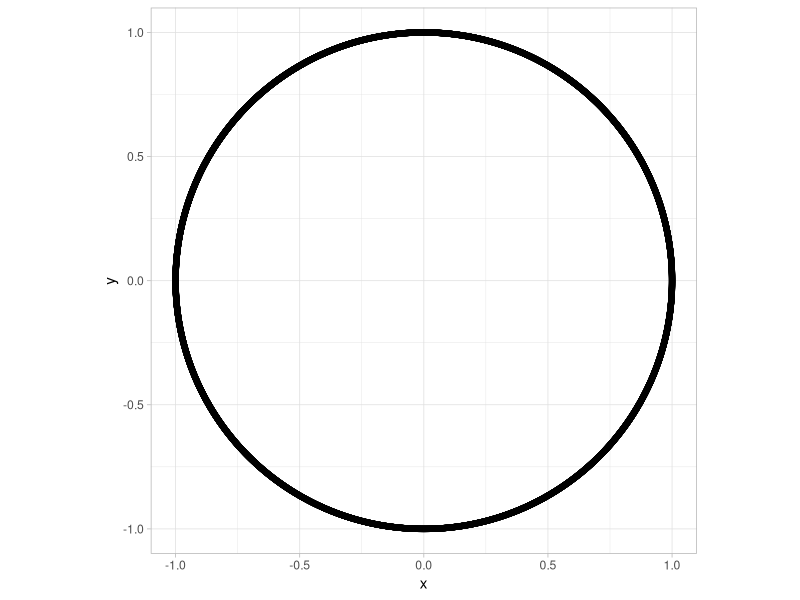
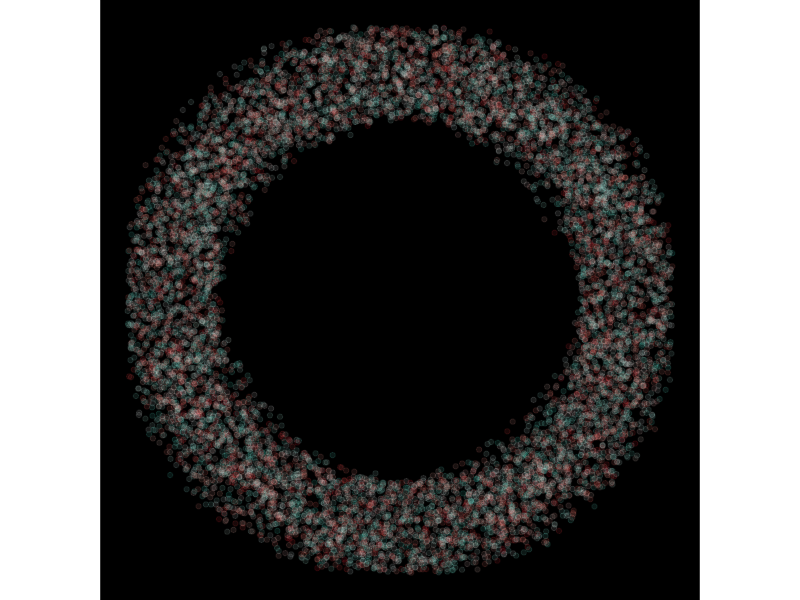

Source code (R) for these figures, in order:
## ---- chunk 1
library(tidyverse)
theme_set(theme_light())

npoints <- 10000

df <- tibble(
  id = 1:npoints,
  x = cos(2*pi/npoints * id),
  y = sin(2*pi/npoints * id)
)

df %>% 
  ggplot(aes(x, y)) + 
  geom_point() +
  coord_equal()
## ---- chunk 2
set.seed(9)

df <- df %>% 
  mutate(x = map_dbl(x, ~ .x + runif(n = 1, min = -0.2, max = 0.2)),
         y = map_dbl(y, ~ .x + runif(n = 1, min = -0.2, max = 0.2)),
         l = map_dbl(y, ~ runif(n = 1, min = 0, max = 1)))

df %>% 
  ggplot(aes(x, y, color = l)) + 
  geom_point(alpha = 0.1) +
  coord_equal() +
  theme_void() +
  scale_color_gradient2(low = "#F71735", high = "#41EAD4", midpoint = 0.5) +
  theme(
    plot.background = element_rect(fill = "#000000"),
    legend.position = "none"
  )
